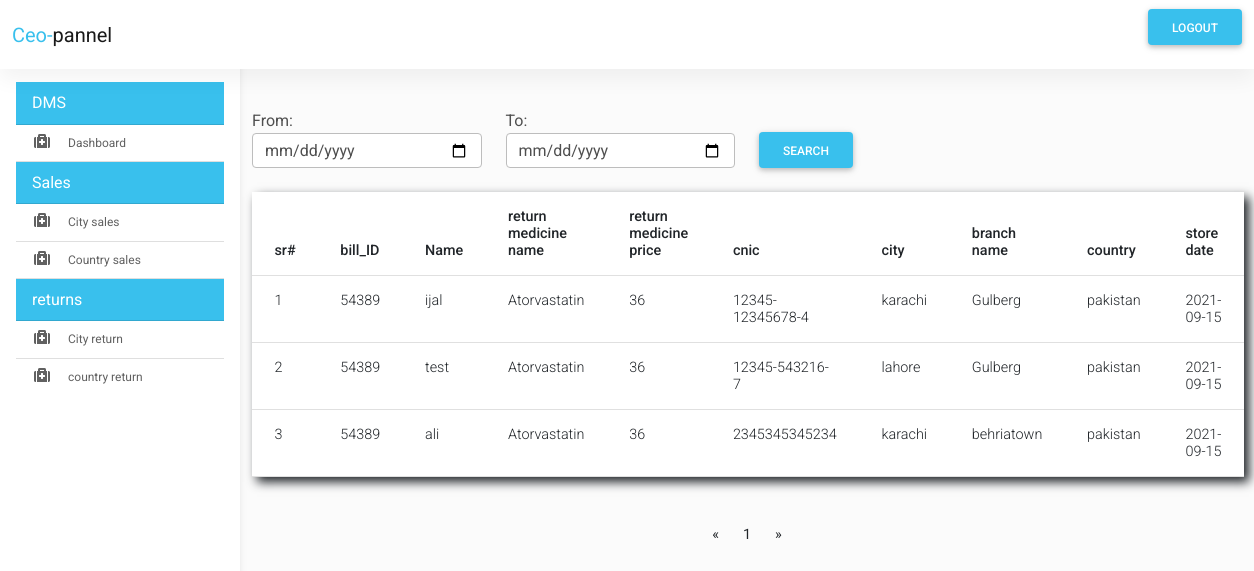
Screenshot of /Ceo/country-sale-return.php (signed in) with the database file from the repository.
### tables this page shows
CREATE TABLE `sales_m_return` (
  `id` int(11) NOT NULL,
  `rm_name` text NOT NULL,
  `rm_qty` int(250) NOT NULL,
  `rm_price` int(250) NOT NULL,
  `rm_id` int(250) NOT NULL,
  `salesman_id` int(250) NOT NULL,
  `s_table_r_id` int(250) NOT NULL,
  `created_at` date NOT NULL DEFAULT current_timestamp()
);

CREATE TABLE `sales_manager` (
  `id` int(11) NOT NULL,
  `name` text NOT NULL,
  `cnic` text NOT NULL,
  `phone` text NOT NULL,
  `password` text NOT NULL,
  `country` text NOT NULL,
  `city` text NOT NULL,
  `branch_name` text NOT NULL
);

### Ceo/country-sale-return.php (the view, shortened to what this page needs)
<?php
include "./layouts/header.php";
include "./layouts/navbar.php";
?>
<main style="margin-top: 58px">
  <div class="container pt-4">
    <section>
      <div class="row">
      <div class="col-xl-12 col-sm-10 col-12 mb-4">
        <div class="col-xl-12 col-sm-10 col-12 mb-4">
        <form action="<?php echo $_SERVER['PHP_SELF']; ?>" method="post">
<div class="row mt-10px">
    <div class="col-md-3 " >
    <label for="">From: </label>
        <input type="date" name="date_1" class="form-control "   />
    </div>
    <div class="col-md-3">
<label for="">To:</label>
<input type="date" name="date_2" class="form-control"  />
</div>
    <div class="col-md-3">
        <button type="submit" class="btn btn-info mt-4" name="btnseach" style="width: fit-content;margin-top:20px">search</button>
    </div>
    </form>
          </div>
        </div>
          <table class="table">
            <thead>
              <tr>
                <th>sr#</th>
                <th>bill_ID</th>
                <th>Name</th>
                <th>return medicine name</th>
                <th>return medicine price</th>
                <th>cnic</th>
                <th>city</th>
                <th>branch name</th>
                <th>country</th>
                <th>store date</th>
              </tr>
            </thead>
            <tbody>
            <?php
    $index=0;
  $result_per_page = 5;
        $sql = "SELECT * FROM sales_m_return ";
        $result = $connect->query($sql);
        $number_of_rows = mysqli_num_rows($result);
        if ($result->num_rows > 0) {
            $number_of_f_p = ceil($number_of_rows / $result_per_page);
            if (!isset($_GET['page'])) {
                $page = 1;
            } else {
                $page = $_GET['page'];
            }
            $this_page_f_result = ($page - 1) * $result_per_page;
           if(isset($_POST['btnseach'])){
               $date_1=$_POST["date_1"];
               $date_2=$_POST["date_2"];
               $sql = "SELECT * from sales_m_return a, sales_manager b  where  AND created_at between   '$date_1'  AND   '$date_2'   LIMIT " . $this_page_f_result . ',' . $result_per_page;
           }else{
               $sql = "SELECT * from sales_m_return a, sales_manager b LIMIT " . $this_page_f_result . ',' . $result_per_page;
           }
            $result = $connect->query($sql);
            while ($row = $result->fetch_assoc()) {
        ?>
                                <tr>
                                  <td><?php echo ++$index; ?></td>
                                  <td><?php echo $row['rm_id']; ?></td>
                                  <td><?php echo $row['name']; ?></td>
                                  <td><?php echo $row['rm_name']; ?></td>
                                  <td><?php echo $row['rm_price']; ?></td>
                                    <td ><?php echo $row['cnic']; ?></td>
                                    <td ><?php echo $row['city']; ?></td>
                                    <td ><?php echo $row['branch_name']; ?></td>
                                    <td ><?php echo $row['country']; ?></td>
                                    <td><?php echo $row['created_at']; ?></td>
                                </tr>
                    <?php
                            }
                        }
                    ?>
            </tbody>
          </table>
        </div>
        <div class="set_pagination">
    <nav aria-label="Page navigation example">
        <ul class="pagination justify-content-center">
            <li class="page-item">
                <a class="page-link" href="index.php?page=<?php echo $page ?>" aria-label="Previous">
                    <span aria-hidden="true">&laquo;</span>
                </a>
            </li>
            <?php
            for ($page = 1; $page <= $number_of_f_p; $page++) {
            ?>
                <li class="page-item"><a class="page-link" href="index.php?page=<?php echo $page ?>"><?php echo $page ?></a></li>
            <?php
            }
            ?>
            <li class="page-item">
                <a class="page-link" href="index.php?page=<?php echo $page - 1 ?>" aria-label="Next">
                    <span aria-hidden="true">&raquo;</span>
                </a>
            </li>
        </ul>
    </nav>
</div>
      </div>
</main>
<?php
include "./layouts/footer.php";
?>

### Ceo/assets/css/admin.css (style rules this page uses)
body { background-color: #fbfbfb; }
@media (min-width: 991.98px) { main { padding-left: 240px; } }

### Ceo/layouts/header.php (style rules this page uses)
table { background-color: white; padding: 10px; box-shadow: 5px 5px 10px; }

### rows the page displays
sales_m_return: rm "54389", sales_manager.name "ijal", rm_name "Atorvastatin", rm_price "36", sales_manager.cnic "12345-12345678-4", sales_manager.city "karachi", sales_manager.branch_name "Gulberg", sales_manager.country "pakistan", created_at "2021-09-15", sales_manager.name "test", sales_manager.cnic "12345-543216-7", sales_manager.city "lahore", sales_manager.name "ali", sales_manager.cnic "2345345345234", sales_manager.branch_name "behriatown"
